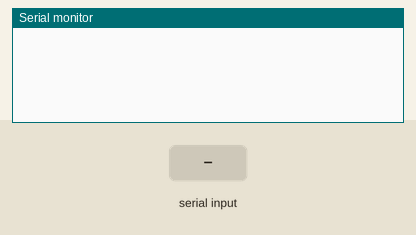
The sketch below on a simulated Arduino Uno, built with avr-gcc and run on an emulated ATmega328P. Shown: the last lines printed to the serial monitor. The inputs (shaded band) are chosen by the test bench.

Above: at 1.2 s.
1.3 s: "90,45\n" received over Serial
At 2.0 s:
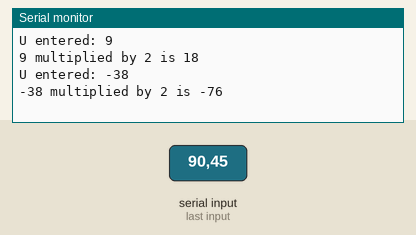
2.8 s: "30,150\n" received over Serial
At 4.3 s:
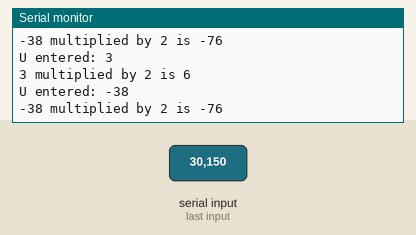
Timing chart, 0 to 5.8 s (numbered marks = the images above; inputs shaded):
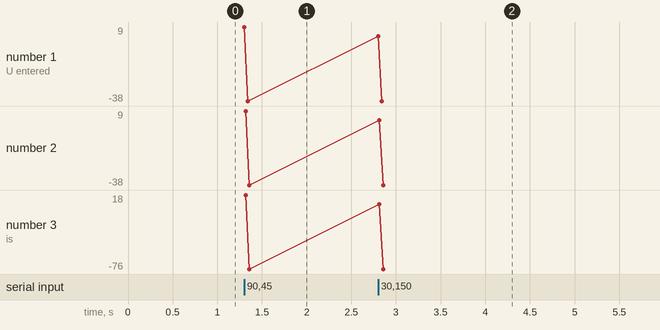

The sketch:

serialMonitor_input.ino
```cpp
//Project - Serial monitor input
int a;

void setup() {
  // put your setup code here, to run once:
 Serial.begin(9600);
}

void loop() {
  // put your main code here, to run repeatedly:
 a=0;
 Serial.flush();
 while(Serial.available()==0)
 {
  //blank space
 }
 while(Serial.available()>0)
 {
  a=Serial.read()-'0';        //removing ASCII offset
 }

 //Output screen
 Serial.print("U entered: ");
 Serial.println(a);
 Serial.print(a);
 Serial.print(" multiplied by 2 is ");
 a = a*2;
 Serial.println(a);
}
```

Measured:
- after the input at 1.3 s, the serial monitor: prints a new line at once (image 1)
- after the input at 2.8 s, the serial monitor: prints a new line at once (image 2)
